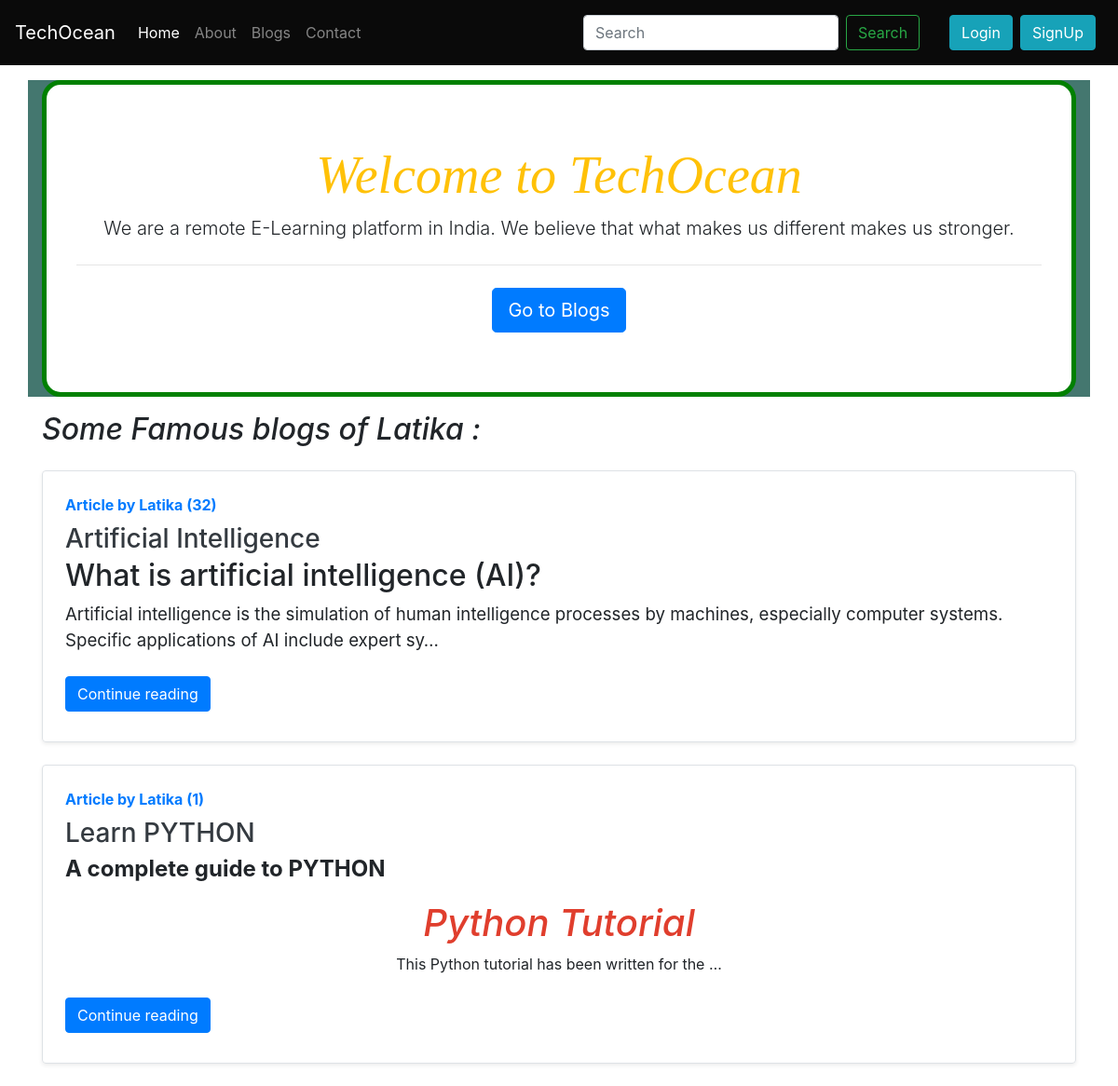
The page / on the database its author committed.
### blog/models.py (models this page shows, shortened)
class Post(models.Model):
    sno=models.AutoField(primary_key=True)
    title=models.CharField(max_length=255)
    author=models.CharField(max_length=14)
    slug=models.CharField(max_length=130)
    views= models.IntegerField(default=0)
    timeStamp=models.DateTimeField(blank=True)
    content=models.TextField()

### home/views.py (the view)
# urls.py: 2. Add a URL to urlpatterns:  path('', views.home, name='home')
def home(request):
     allPosts= Post.objects.all()
     context={'allPosts': allPosts}
     return render(request, "home/home.html", context)

### templates/home/home.html (shortened to what this page needs)
{% extends 'base.html' %}
{% block homeactive %} active {% endblock homeactive %}
{% block body %}
<div style="background-color: rgb(68, 119, 111);" class="container">
  <div style=" border: 5px solid green;" class="welcome-banner jumbotron my-3">
    <h1 style="font-family: 'Roboto Slab', serif;" class=" font-italic text-warning display-4">Welcome to TechOcean</h1>
    <p class="lead">We are a remote E-Learning platform in India. We believe that what makes us different makes us
      stronger.</p>
    <hr class="my-4">
    <a class="div-animate btn btn-primary btn-lg" href="/blog" role="button">Go to Blogs</a>
  </div>
</div>
<div class="container my-3">
  <h2 class=" font-italic">Some Famous blogs of Latika :</h2>
  {% for post in allPosts %}
  {% if post.author == 'Latika'%}
  <div class="row no-gutters border rounded overflow-hidden flex-md-row mb-4 shadow-sm h-md-250 my-4 position-relative">
    <div class="col p-4 d-flex flex-column position-static">
      <strong class="d-inline-block mb-2 text-primary">Article by {{post.author}} ({{post.views}})</strong>
      <h3 class="mb-0"><a class="text-dark" href="/blog/{{post.slug}}">{{post.title}} </a> </h3>
      <p class="card-text mb-auto">{{post.content|safe |truncatechars:300}}</p>
      <div class="my-2">
        <a href="/blog/{{post.slug}}" role="button" class="btn btn-primary">Continue reading</a>
      </div>
    </div>
  </div>
  {% endif %}
  {% endfor %}
</div>
{% endblock body %}

### static/styles.css (style rules this page uses)
body { background-color: cyan; }
.welcome-banner { text-align: center; border-radius: 20px; background-color: white; }

### rows shown on the page
Post: author "Latika", views "32", title "Artificial Intelligence", content "What is artificial intelligence (AI)? Artificial intelligence is the simulation of human intelligence processes by machines, especially computer systems. Specific applications of AI include expert sy…"
Post: author "Latika", views "1", title "Learn PYTHON", content "A complete guide to PYTHON Python Tutorial This Python tutorial has been written for the …"
